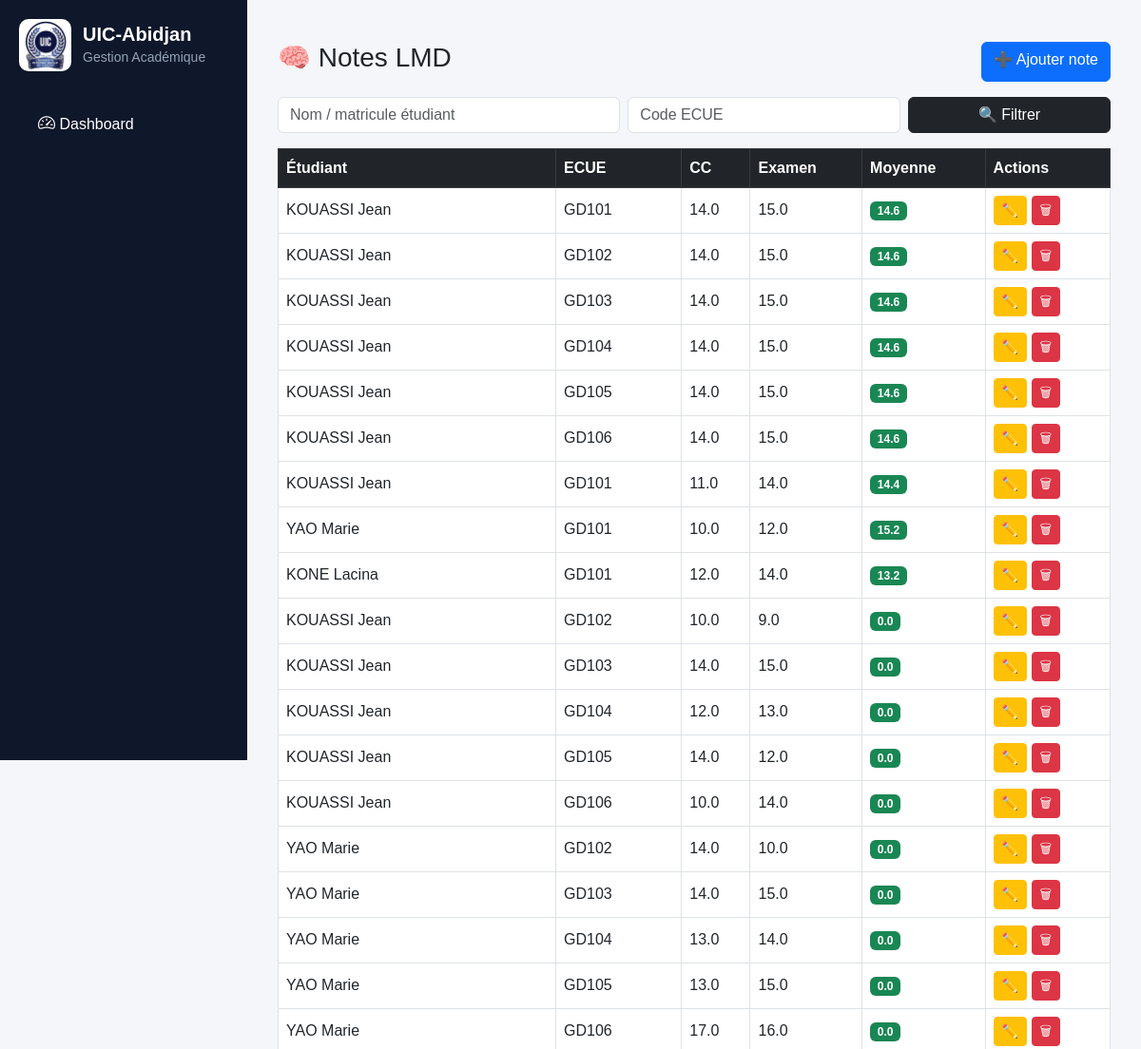
Page /lmd/notes-lmd/ (upper part) on the earlier database version.
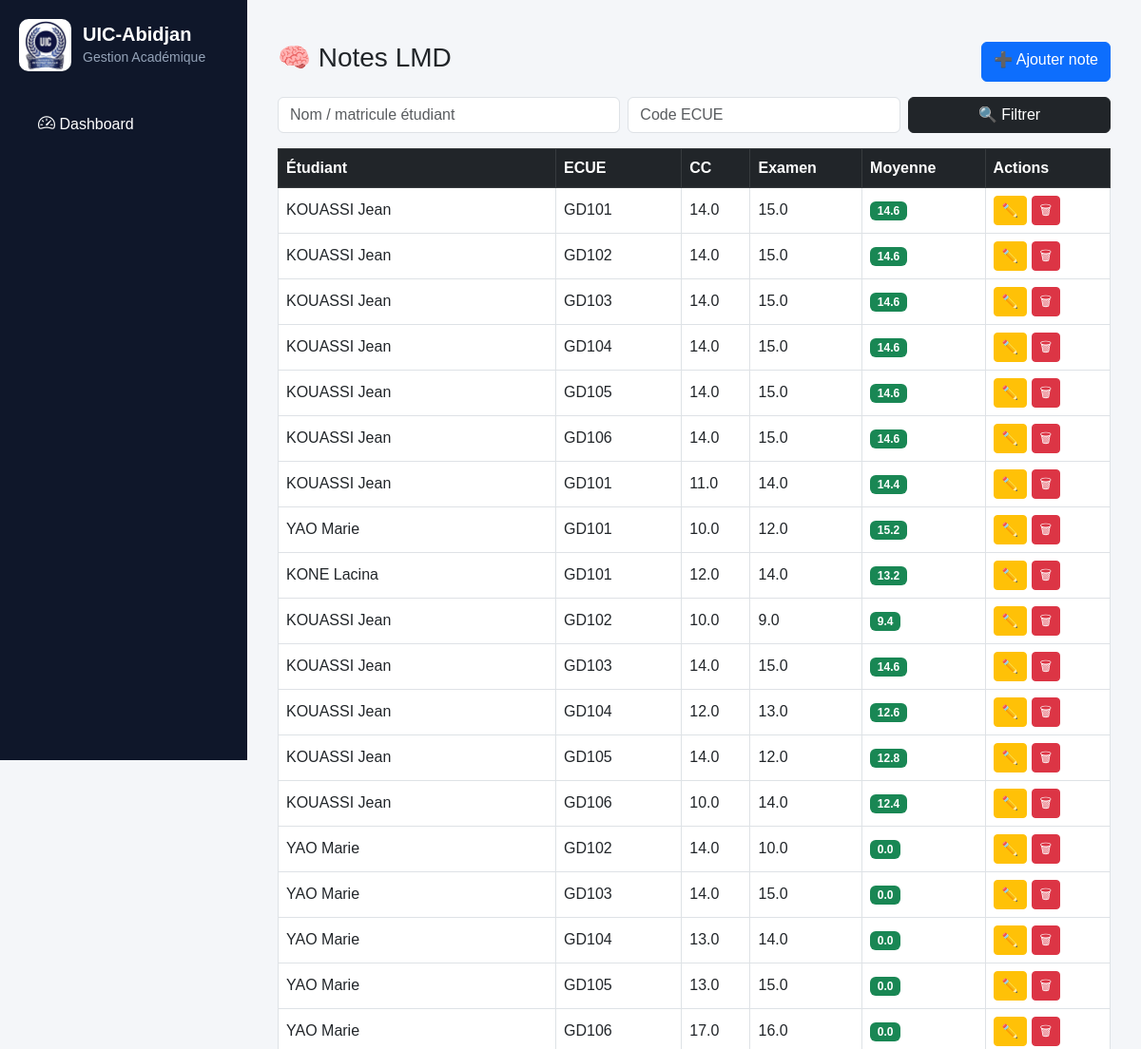
Same page on the later database version.
### lmd/models.py (models this page shows, shortened)
class NoteLMD(models.Model):
    SESSION_CHOICES = (
        ("1", "Session 1"),
        ("2", "Session 2 (Rattrapage)"),
    )
    SEMESTRE_CHOICES = (
        ("S1", "Semestre 1"),
        ("S2", "Semestre 2"),
        ("S3", "Semestre 3"),
        ("S4", "Semestre 4"),
        ("S5", "Semestre 5"),
        ("S6", "Semestre 6"),
    )
    etudiant = models.ForeignKey(
        "EtudiantLMD",
        on_delete=models.CASCADE,
        related_name="notes_lmd"
    )
    ecue = models.ForeignKey(
        "ECUE",
        on_delete=models.CASCADE,
        related_name="notes"
    )
    semestre = models.CharField(
        max_length=2,
        choices=SEMESTRE_CHOICES,
        default="S1"
    )
    session = models.CharField(
        max_length=1,
        choices=SESSION_CHOICES,
        default="1"
    )
    cc = models.FloatField(
        default=0
    )
    examen = models.FloatField(
        default=0
    )
    moyenne = models.FloatField(
        blank=True,
        null=True,
        editable=False
    )
    class Meta:
        constraints = [
            models.UniqueConstraint(
                fields=[
                    "etudiant",
                    "ecue",
                    "semestre",
                    "session"
                ],
                name="unique_note_par_session"
            )
        ]

class EtudiantLMD(models.Model):
    user = models.OneToOneField(
        User,
        on_delete=models.CASCADE,
        null=True,
        blank=True,
        related_name="etudiant_lmd"
    )
    matricule = models.CharField(
        max_length=50,
        unique=True,
        db_index=True
    )
    nom = models.CharField(
        max_length=100,
        db_index=True
    )
    prenoms = models.CharField(
        max_length=150
    )
    sexe = models.CharField(
        max_length=1,
        choices=(
            ('M', 'Masculin'),
            ('F', 'Féminin'),
        )
    )
    STATUTS = [
        ("AF", "Affecté"),
        ("NF", "Non Affecté"),
    ]
    statut = models.CharField(
        max_length=2,
        choices=STATUTS,
        default="NF"
    )
    date_naissance = models.DateField(
        null=True,
        blank=True
    )
    lieu_naissance = models.CharField(
        max_length=100,
        blank=True,
        null=True
    )
    telephone = models.CharField(
        max_length=30,
        blank=True
    )
    email = models.EmailField(
        blank=True
    )
    NIVEAUX = [
        ("L1", "Licence 1"),
        ("L2", "Licence 2"),
        ("L3", "Licence 3"),
        ("M1", "Master 1"),
        ("M2", "Master 2"),
        ("DOC", "Doctorat"),
    ]
    niveau = models.CharField(
        max_length=10,
        choices=NIVEAUX,
        db_index=True
    )
    filiere = models.ForeignKey(
        "FiliereLMD",
        on_delete=models.CASCADE,
        related_name="etudiants"
    )
    annee_academique = models.CharField(
        max_length=20,
        db_index=True
    )
    date_inscription = models.DateTimeField(
        auto_now_add=True
    )
    actif = models.BooleanField(
        default=True
    )
    class Meta:
        ordering = [
            "nom",
            "prenoms"
        ]
        constraints = [
            models.UniqueConstraint(
                fields=[
                    "matricule",
                    "annee_academique"
                ],
                name="unique_etudiant_annee"
            )
        ]

class ECUE(models.Model):
    ue = models.ForeignKey(
        UE,
        on_delete=models.CASCADE,
        related_name="ecues"
    )
    code = models.CharField(max_length=20)
    libelle = models.CharField(max_length=200)
    coefficient = models.IntegerField(default=1)
    credit = models.IntegerField(default=1)
    semestre = models.CharField(
        max_length=5,
        choices=[
            ("S1", "Semestre 1"),
            ("S2", "Semestre 2"),
        ],
        default="S1"
    )

### lmd/views.py (the view)
# urls.py: path('notes-lmd/', views.note_lmd_list, name='note_lmd_list'),
def note_lmd_list(request):
    notes = NoteLMD.objects.select_related(
        "etudiant",
        "ecue"
    )
    etudiant = request.GET.get("etudiant")
    ecue = request.GET.get("ecue")
    if etudiant:
        notes = notes.filter(
            Q(etudiant__nom__icontains=etudiant) |
            Q(etudiant__prenoms__icontains=etudiant) |
            Q(etudiant__matricule__icontains=etudiant)
        )
    if ecue:
        notes = notes.filter(ecue__code__icontains=ecue)
    return render(request, "lmd/notes/list.html", {
        "notes": notes,
        "ecues": ECUE.objects.all(),
    })

### lmd/templates/lmd/notes/list.html
{% extends "base.html" %}
{% block content %}
<div class="container-fluid mt-4">
    <div class="d-flex justify-content-between mb-3">
        <h3>🧠 Notes LMD</h3>
        <a href="{% url 'note_lmd_add' %}" class="btn btn-primary">
            ➕ Ajouter note
        </a>
    </div>
    <form method="get" class="row g-2 mb-3">
        <div class="col-md-5">
            <input type="text" name="etudiant"
                   class="form-control"
                   placeholder="Nom / matricule étudiant">
        </div>
        <div class="col-md-4">
            <input type="text" name="ecue"
                   class="form-control"
                   placeholder="Code ECUE">
        </div>
        <div class="col-md-3">
            <button class="btn btn-dark w-100">
                🔍 Filtrer
            </button>
        </div>
    </form>
    <div class="table-responsive">
        <table class="table table-hover table-bordered align-middle">
            <thead class="table-dark">
                <tr>
                    <th>Étudiant</th>
                    <th>ECUE</th>
                    <th>CC</th>
                    <th>Examen</th>
                    <th>Moyenne</th>
                    <th>Actions</th>
                </tr>
            </thead>
            <tbody>
            {% for n in notes %}
            <tr>
                <td>{{ n.etudiant.nom }} {{ n.etudiant.prenoms }}</td>
                <td>{{ n.ecue.code }}</td>
                <td>{{ n.cc }}</td>
                <td>{{ n.examen }}</td>
                <td>
                    <span class="badge bg-success">
                        {{ n.moyenne }}
                    </span>
                </td>
                <td>
                    <a href="{% url 'note_lmd_edit' n.id %}"
                       class="btn btn-warning btn-sm">
                        ✏️
                    </a>
                    <a href="{% url 'note_lmd_delete' n.id %}"
                       class="btn btn-danger btn-sm"
                       onclick="return confirm('Supprimer ?')">
                        🗑
                    </a>
                </td>
            </tr>
            {% empty %}
            <tr>
                <td colspan="6" class="text-center">
                    Aucune note trouvée
                </td>
            </tr>
            {% endfor %}
            </tbody>
        </table>
    </div>
</div>
{% endblock %}

Differences in the rows shown:
changed NoteLMD (number 10 of 19 on the later page): moyenne "0.0" → "9.4"
changed NoteLMD (number 11 of 19 on the later page): moyenne "0.0" → "14.6"
changed NoteLMD (number 12 of 19 on the later page): moyenne "0.0" → "12.6"
changed NoteLMD (number 13 of 19 on the later page): moyenne "0.0" → "12.8"
changed NoteLMD (number 14 of 19 on the later page): moyenne "0.0" → "12.4"
